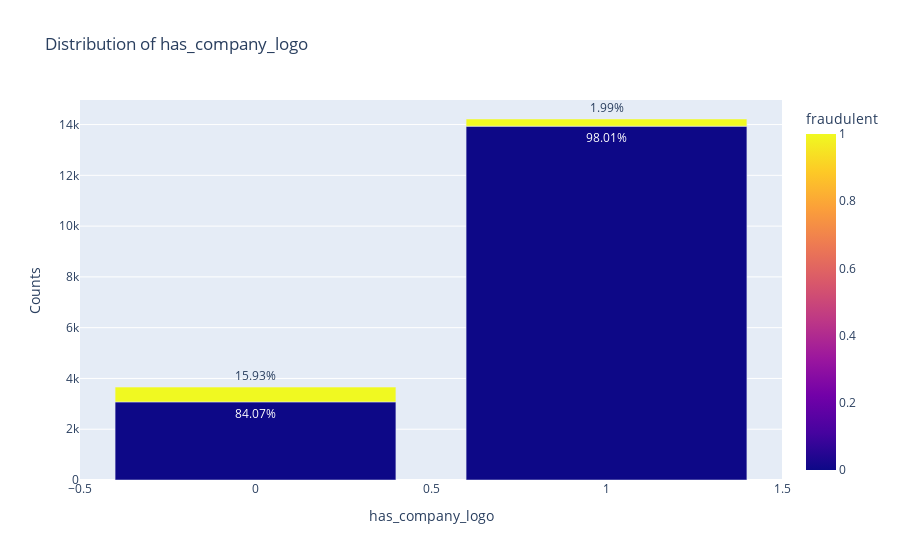

Here is the notebook cell this chart was saved with:
### Code cell
maker_pct('has_company_logo','fraudulent',fake_job_df)

### Figure 1 — Plotly figure (JSON) as saved in the notebook; plotly's stock layout.template omitted (floating-point values rounded to 4 significant figures)
{"data": [{"alignmentgroup": "True", "hovertemplate": "has_company_logo=%{x}<br>Counts=%{y}<br>text=%{text}<br>fraudulent=%{marker.color}<extra></extra>", "legendgroup": "", "marker": {"color": [0, 1, 0, 1], "coloraxis": "coloraxis", "pattern": {"shape": ""}}, "name": "", "offsetgroup": "", "orientation": "v", "showlegend": false, "text": ["84.07%", "15.93%", "98.01%", "1.99%"], "textposition": "auto", "type": "bar", "x": [0, 0, 1, 1], "xaxis": "x", "y": [3077, 583, 13936, 283], "yaxis": "y"}], "layout": {"barmode": "stack", "coloraxis": {"colorbar": {"title": {"text": "fraudulent"}}, "colorscale": [[0, "#0d0887"], [0.1111, "#46039f"], [0.2222, "#7201a8"], [0.3333, "#9c179e"], [0.4444, "#bd3786"], [0.5556, "#d8576b"], [0.6667, "#ed7953"], [0.7778, "#fb9f3a"], [0.8889, "#fdca26"], [1, "#f0f921"]]}, "legend": {"tracegroupgap": 0}, "title": {"text": "Distribution of has_company_logo"}, "xaxis": {"anchor": "y", "categoryorder": "total ascending", "domain": [0, 1], "title": {"text": "has_company_logo"}}, "yaxis": {"anchor": "x", "domain": [0, 1], "title": {"text": "Counts"}}}}
